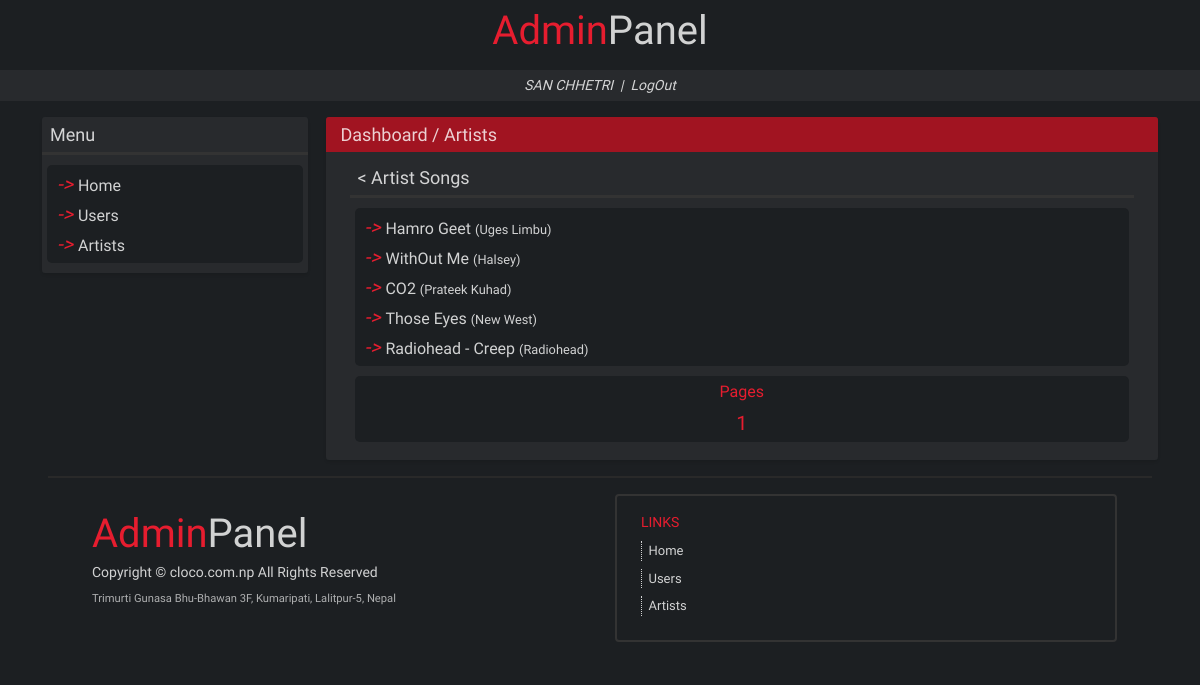
/dashboard/artists/2/songs/ (signed in), run on the app's committed database.
### musicRecord/models.py (models this page shows, shortened)
class Music(models.Model):
    GENRE_CHOICES = (
        ('rnb', 'Rhythm and Blues'),
        ('country', 'Country'),
        ('classic', 'Classic'),
        ('rock', 'Rock'),
        ('jazz', 'Jazz'),
    )
    artist = models.ForeignKey(Artist, on_delete=models.CASCADE)
    title = models.CharField(max_length=100)
    album_name = models.CharField(max_length=50)
    genre = models.CharField(max_length=20, choices=GENRE_CHOICES)
    created_at = models.DateTimeField(auto_now_add=True)
    updated_at = models.DateTimeField(auto_now=True)

### musicRecord/songsViews.py (the view)
# urls.py: path('artists/<int:pk>/songs/', songsViews.artist_songs),
def artist_songs(request, pk=None):
    if not request.user.is_authenticated:
        return redirect('/')
    else:
        try:
            page = int(request.GET.get('page'))
        except:
            page = 1
        page_end = page*8
        page_start = page_end - 8
        songs = Music.objects.raw(f'select * from musicRecord_Music where artist_id={pk} order by created_at desc')
        pages = int(len(songs)/8)
        if len(songs)%8 != 0:
            pages = pages+1
        return render(request,
                      'songs/artistsongs.html',
                      {'user_name':user_name(request),
                       'songs':songs[page_start:page_end],
                       'pages':range(1,pages+1),
                       'page':page,
                       'artist_id':pk,
                       }
                       )

### musicRecord/songsViews.py (called while the page is built)
def user_name(request):
    return request.user.first_name.upper()+' '+request.user.last_name.upper()

### templates/songs/artistsongs.html (shortened to what this page needs)
{% extends 'base.html' %}
{% block content %}
<div class="row mb-3">
    <div class="d-none d-lg-block col-sm-12 col-lg-3 px-4">
        <div class="row mb-3 main-box">
            <div class="sidebox-text px-2 py-1 mb-0">
              Menu
            </div>
            <div class="col-12 mt-0 pt-0" style="background:#333; height:3px;">
            </div>
            <div class="col-12 sidebox-menus">
              <div class="row sidebox-menu py-1">
                <div class="col-12 p-0 m-0" style="color:#e61d2f;">
                    <i>-> </i>
                      <a class="menu-options" href="{% url 'dashboard' %}">Home</a>
                    <br>
                </div>
                <div class="col-12 p-0 m-0" style="color:#e61d2f;">
                    <i>-> </i>
                      <a class="menu-options {% if activetab == 'users' %}activetab{% endif %}" href="{% url 'users' %}">Users</a>
                    <br>
                </div>
                <div class="col-12 p-0 m-0" style="color:#e61d2f;">
                    <i>-> </i>
                      <a class="menu-options" href="{% url 'artists' %}">Artists</a>
                    <br>
                </div>
              </div>
            </div>
        </div>
    </div>
    <div class="col-sm-12 col-lg-9 px-4">
        <div class="row main-box">
            <div class="col-12 box-top py-1">
                <a class="link" href="{% url 'dashboard' %}">Dashboard</a> / <a class="link" href="{% url 'artists' %}">Artists</a>
            </div>
            <div class="col-12 box-content px-0 px-lg-4">
                <div class="mt-2 pb-2">
                    <div class="sidebox-text px-2 py-1 mb-0">
                        <a href="{% url 'artists' %}{{artist_id}}/" class="link">< Artist Songs</a>
                    </div>
                    <div class="col-12 mt-0 pt-0" style="background:#333; height:3px;">
                    </div>
                    <div class="col-12 sidebox-menus">
                        <div class="row sidebox-menu py-1">
                            {% for song in songs %}
                            <div class="col-12 p-0 m-0" style="color:#e61d2f;">
                                <i>-> </i>
                                <a class="menu-options" href="{% url 'artists' %}{{song.artist.id}}/songs/{{song.id}}/?page={{page}}">{{song.title}} <span class="small">({{song.album_name}})</span></a>
                                <br>
                            </div>
                            {% endfor %}
                        </div>
                        <div class="row sidebox-menu py-1">
                            <div class="col mx-2">
                                <div class="row">
                                  <div class="col-12 d-flex justify-content-center mb-1">
                                    <span style="font-size:16px; color:#e61d2f; font-weight:500;">
                                      Pages
                                    </span>
                                  </div>
                                </div>
                                <div class="row">
                                  <div class="col-12 d-flex justify-content-center">
                                    {% for p in pages %}
                                      <div class="">
                                        <a class="link pagesnav {% if page == p %}activetab{% endif %}" href="{% url 'artists' %}{{artist_id}}/songs/?page={{p}}">
                                          <span class="unselectable" style="font-size:20px;">{{p}}</span>
                                        </a>
                                      </div>
                                    {% endfor %}
                                  </div>
                                </div>
                            </div>
                        </div>
                    </div>
                </div>
            </div>
        </div>
    </div>
{% endblock %}

### data on the page
Music: title "Hamro Geet", album_name "Uges Limbu"
Music: title "WithOut Me", album_name "Halsey"
Music: title "CO2", album_name "Prateek Kuhad"
Music: title "Those Eyes", album_name "New West"
Music: title "Radiohead - Creep", album_name "Radiohead"

### other printed values
{{ user_name }} "SAN CHHETRI"
{{ p }} "1"
